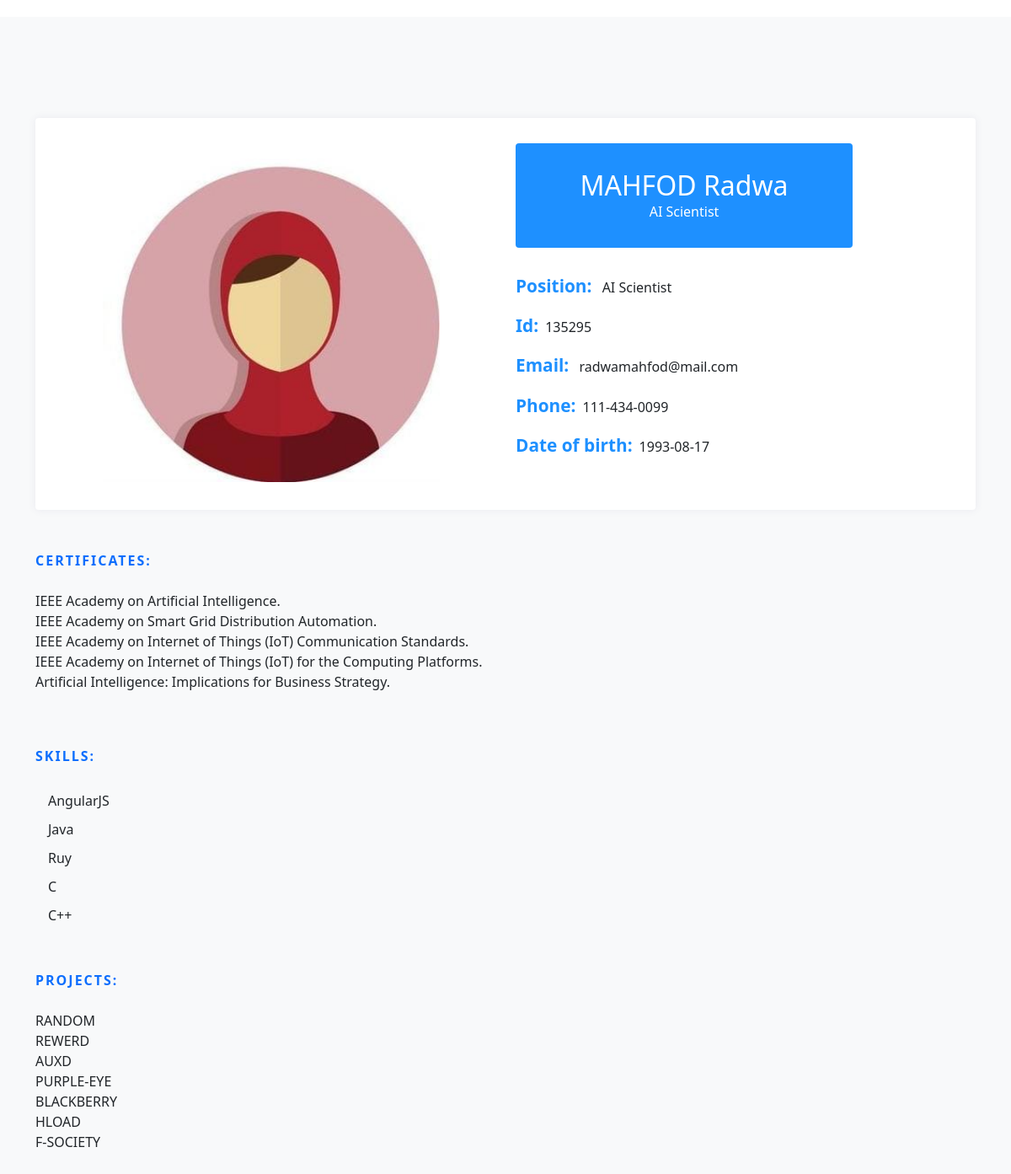
Page /profile.php?w=135295 on the committed database.
### tables this page shows
CREATE TABLE `employee` (
  `ID` int(50) NOT NULL,
  `Name` varchar(50) NOT NULL,
  `Date of birth` date NOT NULL,
  `Email` varchar(50) NOT NULL,
  `Phone` varchar(20) NOT NULL,
  `Position` varchar(50) NOT NULL,
  `Certificates` text NOT NULL,
  `password` varchar(500) NOT NULL,
  `Image` varchar(500) NOT NULL,
  `projet` text NOT NULL
);

CREATE TABLE `skills` (
  `Id_skill` int(50) NOT NULL,
  `Name_skill` varchar(100) NOT NULL,
  `Type_skill` varchar(50) NOT NULL
);

### profile.php (the view, shortened to what this page needs)
<?php
    include("connection.php");
    $idUser=$_GET["w"]
?>
<!DOCTYPE html>
<html lang="en">
<head>
    <link href="https://cdn.jsdelivr.net/npm/bootstrap@5.2.0/dist/css/bootstrap.min.css" rel="stylesheet">
<link rel="stylesheet" href="profile.css">
<link rel="stylesheet" href="https://cdn.jsdelivr.net/gh/devicons/devicon@v2.15.1/devicon.min.css">
</head>
<body>
<section class="bg-light">
    <div class="container">
        <div class="row">
            <div class="col-lg-12 mb-4 mb-sm-5">
                <div class="card card-style1 border-0">
                    <div class="card-body p-1-9 p-sm-2-3 p-md-6 p-lg-7">
                        <div class="row align-items-center">
                            <?php
                                $res=mysqli_query($conn,"select * from employee where ID=$idUser");
                                $row=mysqli_fetch_assoc($res);
                            ?>
                            <div class="col-lg-6 mb-4 mb-lg-0">
                                <img class="imgContainer" src="<?php echo trim($row["Image"]);?>" alt="image Profile">
                            </div>
                            <div class="col-lg-6 px-xl-10">
                                <div class="bg-secondary d-lg-inline-block py-1-9 px-1-9 px-sm-6 mb-1-9 rounded" style="text-align:center;width: 400px;">
                                    <h3 class="h2 text-white mb-0"><?php echo $row["Name"]?></h3>
                                    <span class="text-white"><?php echo $row["Position"]?></span>
                                </div>
                                <ul class="list-unstyled mb-1-9">
                                    <li class="mb-2 mb-xl-3 display-28"><span class="display-26 text-secondary me-2 font-weight-600">Position:</span> <?php echo $row["Position"]?></li>
                                    <li class="mb-2 mb-xl-3 display-28"><span class="display-26 text-secondary me-2 font-weight-600">Id:</span><?php echo $idUser?></li>
                                    <li class="mb-2 mb-xl-3 display-28"><span class="display-26 text-secondary me-2 font-weight-600">Email:</span> <?php echo $row["Email"]?></li>
                                    <li class="mb-2 mb-xl-3 display-28"><span class="display-26 text-secondary me-2 font-weight-600">Phone:</span><?php echo $row["Phone"]?></li>
                                    <li class="display-28"><span class="display-26 text-secondary me-2 font-weight-600">Date of birth:</span><?php echo $row["Date of birth"]?></li>
                                </ul>
                            </div>
                        </div>
                    </div>
                </div>
            </div>
            <div class="col-lg-12 mb-4 mb-sm-5">
                <div>
                    <span class="section-title text-primary mb-3 mb-sm-4">Certificates:</span>
                    <p><?php echo nl2br($row["Certificates"])?></p>
                </div>
            </div>
            <div class="col-lg-12">
                <div class="row">
                    <div class="col-lg-12 mb-4 mb-sm-5">
                        <div class="mb-4 mb-sm-5">
                            <span class="section-title text-primary mb-3 mb-sm-4">Skills:</span>
                            <?php
                                $res=mysqli_query($conn,"select s.* from skills s,employee e,skills_employee se where se.ID=$idUser and se.ID=e.ID and se.Id_skill=s.Id_skill");
                                while($row=mysqli_fetch_assoc($res))
                                    {
                                        $skill=strtolower($row["Name_skill"]);
                            ?>
                                    <div class="progress-text">
                                        <div class="row" style="padding: 5px;">
                                            <div class="col-6"><i class="devicon-<?php echo $skill?>-plain colored" style="margin-right:10px;"></i><?php echo $row["Name_skill"];?></div>
                                        </div>
                                    </div>
                            <?php
                                     }
                            ?>
                        </div>
                        <div>
                            <span class="section-title text-primary mb-3 mb-sm-4">Projects:</span>
                            <p class="text-justify"><?php echo  nl2br($_SESSION["projet"]);?></p>
                        </div>
                    </div>
                </div>
            </div>
        </div>
    </div>
</section>
</body>
</html>

### profile.css (style rules this page uses)
body { margin-top:20px; }
.card-style1 { box-shadow: 0px 0px 10px 0px rgb(89 75 128 / 9%); }
.border-0 { border: 0!important; }
.card { position: relative; display: flex; flex-direction: column; min-width: 0; word-wrap: break-word; background-color: #fff; background-clip: border-box; border: 1px solid rgba(0,0,0,.125); border-radius: 0.25rem; }
section { padding: 120px 0; overflow: hidden; background: #fff; }
.section-title { font-weight: 600; letter-spacing: 2px; text-transform: uppercase; margin-bottom: 10px; position: relative; display: inline-block; }
.text-secondary { color: #1e90ff !important; }
.font-weight-600 { font-weight: 600; }
.display-26 { font-size: 1.3rem; }
@media screen and (min-width: 992px) { .p-lg-7 { padding: 4rem; } }
@media screen and (min-width: 768px) { .p-md-6 { padding: 3.5rem; } }
@media screen and (min-width: 576px) { .p-sm-2-3 { padding: 2.3rem; } }
.p-1-9 { padding: 1.9rem; }
.bg-secondary { background: #1e90ff !important; }
@media screen and (min-width: 576px) { .pe-sm-6, .px-sm-6 { padding-right: 3.5rem; } }
@media screen and (min-width: 576px) { .ps-sm-6, .px-sm-6 { padding-left: 3.5rem; } }
.pe-1-9, .px-1-9 { padding-right: 1.9rem; }
.ps-1-9, .px-1-9 { padding-left: 1.9rem; }
.pb-1-9, .py-1-9 { padding-bottom: 1.9rem; }
.pt-1-9, .py-1-9 { padding-top: 1.9rem; }
.mb-1-9, .my-1-9 { margin-bottom: 1.9rem; }
@media (min-width: 992px) { .d-lg-inline-block { display: inline-block!important; } }
.rounded { border-radius: 0.25rem!important; }
.imgContainer { width: 400px; height: 400px; margin-left: 50px; }

### rows in the picture
employee: Name "MAHFOD Radwa", Position "AI Scientist", Email "radwamahfod@mail.com", Phone "111-434-0099", Date of birth "1993-08-17", Certificates "IEEE Academy on Artificial Intelligence. IEEE Academy on Smart Grid Distribution Automation. IEEE Academy on Internet of Things (IoT) Communication Standards. IEEE Academy on Internet of Things (IoT) for the Computing Platforms. Artificial Intelligence: Implications for Business Strategy."
skills: Name_skill "AngularJS"
skills: Name_skill "Java"
skills: Name_skill "Ruy"
skills: Name_skill "C"
skills: Name_skill "C++"

### other values in the picture
$idUser "135295"
$_SESSION["projet"] "RANDOM REWERD AUXD PURPLE-EYE BLACKBERRY HLOAD F-SOCIETY"
